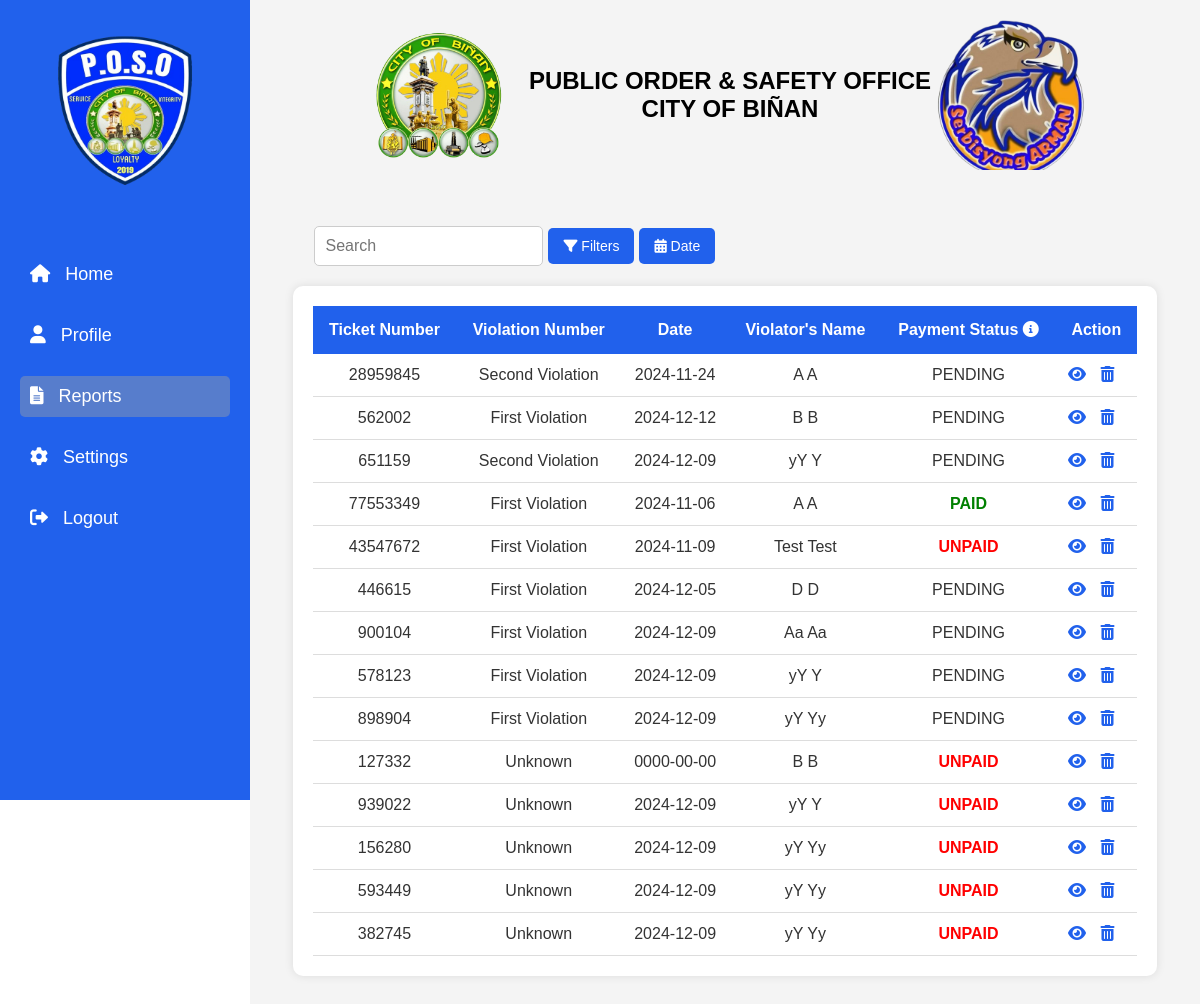
Page /admin/report.php (signed in) on the committed database.
### tables this page shows
CREATE TABLE `report` (
  `ID` int(11) NOT NULL,
  `ticket_number` varchar(8) DEFAULT NULL,
  `first_name` varchar(100) DEFAULT NULL,
  `middle_name` varchar(100) DEFAULT NULL,
  `last_name` varchar(100) DEFAULT NULL,
  `dob` date DEFAULT NULL,
  `address` varchar(255) DEFAULT NULL,
  `license` varchar(50) DEFAULT NULL,
  `confiscated` enum('yes','no') NOT NULL,
  `violation_date` date DEFAULT NULL,
  `violation_time` time DEFAULT NULL,
  `street` varchar(100) DEFAULT NULL,
  `plate_number` varchar(20) DEFAULT NULL,
  `city` varchar(100) DEFAULT NULL,
  `registration` varchar(100) DEFAULT NULL,
  `vehicle_type` varchar(50) DEFAULT NULL,
  `vehicle_owner` varchar(100) DEFAULT NULL,
  `created_at` timestamp NOT NULL DEFAULT current_timestamp(),
  `signature` longblob NOT NULL
);

### admin/report.php (the view, shortened to what this page needs)
<?php
include 'connection.php';
$stmt = $conn->prepare("
    SELECT
        r.ticket_number,
        r.violation_date,
        r.first_name,
        r.last_name,
        COALESCE(v.STATUS, v2.STATUS, v3.STATUS) AS payment_status,
        CASE
            WHEN v.ticket_number IS NOT NULL THEN 'First Violation'
            WHEN v2.ticket_number IS NOT NULL THEN 'Second Violation'
            WHEN v3.ticket_number IS NOT NULL THEN 'Third Violation'
            ELSE 'Unknown'
        END AS violation_level
    FROM
        report AS r
    LEFT JOIN
        violation AS v ON r.ticket_number = v.ticket_number
    LEFT JOIN
        2_violation AS v2 ON r.ticket_number = v2.ticket_number
    LEFT JOIN
        3_violation AS v3 ON r.ticket_number = v3.ticket_number
");
$stmt->execute();
$reports = $stmt->fetchAll(PDO::FETCH_ASSOC);
?>
<!DOCTYPE html>
<html lang="en">
<head>
    <link rel="stylesheet" href="/POSO/admin/css/d_style.css?v=1.0">
    <link rel="stylesheet" href="https://cdnjs.cloudflare.com/ajax/libs/font-awesome/6.0.0-beta3/css/all.min.css">
</head>
<body>
    <div class="sidebar">
        <div class="logo">
            <img src="/POSO/images/right.png" alt="POSO Logo">
        </div>
        <ul>
            <li><a href="dashboard.php"><i class="fas fa-home"></i> Home</a></li>
            <li><a href="#"><i class="fas fa-user"></i> Profile</a></li>
            <li><a href="report.php" class="active"><i class="fas fa-file-alt"></i> Reports</a></li>
            <li><a href="#"><i class="fas fa-cog"></i> Settings</a></li>
            <li><a href="logout.php"><i class="fas fa-sign-out-alt"></i> Logout</a></li>
        </ul>
    </div>
    <div class="main-content">
        <header>
            <img src="/POSO/images/left.png" alt="City Logo">
            <h1>PUBLIC ORDER & SAFETY OFFICE<br>CITY OF BIÑAN</h1>
            <img src="/POSO/images/arman.png" alt="POSO Logo">
        </header>
        <br><br>
        <div class="search-filter">
               <input type="text" placeholder="Search">
                <button><i class="fas fa-filter"></i> Filters</button>
                <button><i class="fas fa-calendar-alt"></i> Date</button>
            </div>
        <div class="report-container">
            <table>
                <thead>
                    <tr>
                        <th>Ticket Number</th>
                        <th>Violation Number</th>
                        <th>Date</th>
                        <th>Violator's Name</th>
                        <th>Payment Status
                            <span class="tooltip">
                                <i class="fas fa-info-circle"></i>
                            </span>
                        </th>
                        <th>Action</th>
                    </tr>
                </thead>
                <tbody>
                    <?php
                    foreach ($reports as $report) {
                        $violatorName = $report['first_name'] . ' ' . $report['last_name'];
                        $paymentStatus = $report['payment_status'] ? strtoupper($report['payment_status']) : 'UNPAID';
                        echo "<tr>
                                <td>{$report['ticket_number']}</td>
                                <td>{$report['violation_level']}</td>
                                <td>{$report['violation_date']}</td>
                                <td>{$violatorName}</td>
                                <td class='".strtolower($paymentStatus)."'>{$paymentStatus}</td>
                                <td>
                                    <a href='sm.php?ticket_number={$report['ticket_number']}'><i class='fas fa-eye'></i></a>
                                    <a href='del_rec.php'><i class='fas fa-trash-alt'></i></a>
                                </td>
                              </tr>";
                    }
                    ?>
                </tbody>
            </table>
        </div>
    </div>
</body>
</html>

### admin/css/d_style.css (style rules this page uses)
* { margin: 0; padding: 0; box-sizing: border-box; }
body { font-family: Arial, sans-serif; display: flex; }
.sidebar { width: 250px; background-color: #2161EC; height: 100vh; padding: 20px; }
.sidebar .logo { text-align: center; margin-bottom: 50px; }
.sidebar .logo img { width: 180px; height: auto; }
.sidebar ul { list-style: none; }
.sidebar ul li { margin: 20px 0; }
.sidebar ul li a { color: #fff; text-decoration: none; display: block; padding: 10px; font-size: 18px; }
.sidebar ul li a.active { background-color: #577dcc; border-radius: 5px; }
.sidebar ul li a i { margin-right: 10px; }
.main-content { flex-grow: 1; padding: 20px; background-color: #f4f4f4; }
header { text-align: center; margin-bottom: 20px; }
header img { height: 150px; vertical-align: middle; }
header h1 { display: inline-block; font-size: 24px; margin-left: 10px; vertical-align: middle; }
.report-container { margin: 20px auto; width: 95%; background-color: #fff; border-radius: 10px; box-shadow: 0 0 10px rgba(0, 0, 0, 0.1); padding: 20px; }
.search-filter { display: flex; align-items: center ; margin-bottom: 20px; }
.search-filter input[type="text"] { width: 100% auto; padding: 10px; font-size: 16px; border: 1px solid #ccc; border-radius: 5px; }
.search-filter button { background-color: #2161EC; color: white; border: none; padding: 10px 15px; font-size: 14px; border-radius: 5px; cursor: pointer; margin-left: 5px; }
table { width: 100% ; border-collapse: collapse; font-size: 16px; }
thead th { background-color: #2161EC; color: #fff; padding: 15px; text-align: center; font-weight: bold; }
tbody td { padding: 12px; text-align: center; border-bottom: 1px solid #ddd; color: #333; }
td.paid { color: green; font-weight: bold; }
td.unpaid { color: red; font-weight: bold; }
td a { color: #2161EC; text-decoration: none; margin-right: 10px; }
.tooltip { position: relative; display: inline-block; cursor: pointer; }

### rows in the picture
report: ticket_number "28959845", violation_level "Second Violation", violation_date "2024-11-24", violatorName "A A", paymentStatus "PENDING"
report: ticket_number "562002", violation_level "First Violation", violation_date "2024-12-12", violatorName "B B", paymentStatus "PENDING"
report: ticket_number "651159", violation_level "Second Violation", violation_date "2024-12-09", violatorName "yY Y", paymentStatus "PENDING"
report: ticket_number "77553349", violation_level "First Violation", violation_date "2024-11-06", violatorName "A A", paymentStatus "PAID"
report: ticket_number "43547672", violation_level "First Violation", violation_date "2024-11-09", violatorName "Test Test", paymentStatus "UNPAID"
report: ticket_number "446615", violation_level "First Violation", violation_date "2024-12-05", violatorName "D D", paymentStatus "PENDING"
report: ticket_number "900104", violation_level "First Violation", violation_date "2024-12-09", violatorName "Aa Aa", paymentStatus "PENDING"
report: ticket_number "578123", violation_level "First Violation", violation_date "2024-12-09", violatorName "yY Y", paymentStatus "PENDING"
report: ticket_number "898904", violation_level "First Violation", violation_date "2024-12-09", violatorName "yY Yy", paymentStatus "PENDING"
report: ticket_number "127332", violation_level "Unknown", violation_date "0000-00-00", violatorName "B B", paymentStatus "UNPAID"
report: ticket_number "939022", violation_level "Unknown", violation_date "2024-12-09", violatorName "yY Y", paymentStatus "UNPAID"
report: ticket_number "156280", violation_level "Unknown", violation_date "2024-12-09", violatorName "yY Yy", paymentStatus "UNPAID"
report: ticket_number "593449", violation_level "Unknown", violation_date "2024-12-09", violatorName "yY Yy", paymentStatus "UNPAID"
report: ticket_number "382745", violation_level "Unknown", violation_date "2024-12-09", violatorName "yY Yy", paymentStatus "UNPAID"
